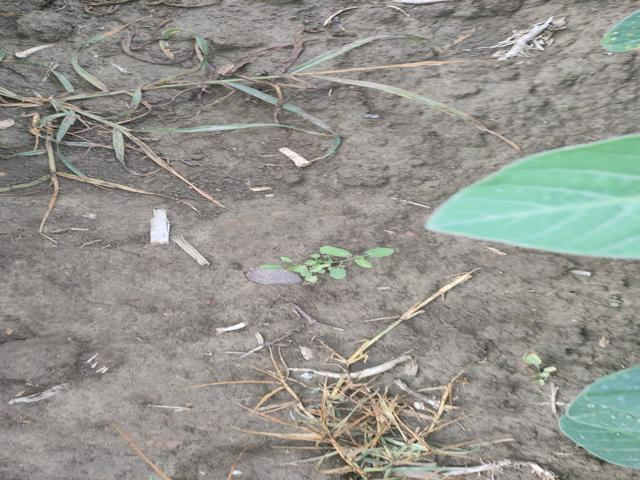
#> input picture Teams/korov_krompir/dataset/images/test/IMG20240617082554.jpg, 640 x 480 px; its folder holds only this picture in this run
$ python 3c_opencv_python_gen_red.py
#> lines starting #> are read from the running program, lines starting #| are printed output that depends on the picture; after the words box and inside, x2 and y2 are one past the last pixel; in counts of white or black regions, pixels touching at a corner belong together
import cv2
import numpy as np
import os
import glob

# Define the directory with images
image_dir = '/home/stefziv/Documents/ADOS/ADOS_2024_FORK/Teams/smeće_plast_čep/dataset/images/test/'  # Path to the directory with images

# Find all images in the directory (jpg, png, etc.)
image_paths = glob.glob(os.path.join(image_dir, '*.*'))

# Define HSV range for the target color (example for red color)
lower_red = np.array([36, 50, 70])
upper_red = np.array([89, 255, 255])

# Process each image in the directory
for image_path in image_paths:
    # Load the image
    image = cv2.imread(image_path)
#> image is the input picture: shape (480, 640, 3); mean B, G, R 141.6, 147.6, 147.1
    if image is None:
        print(f"Failed to load image {image_path}")
        continue

    image_grayscale = cv2.cvtColor(image, cv2.COLOR_BGR2GRAY)
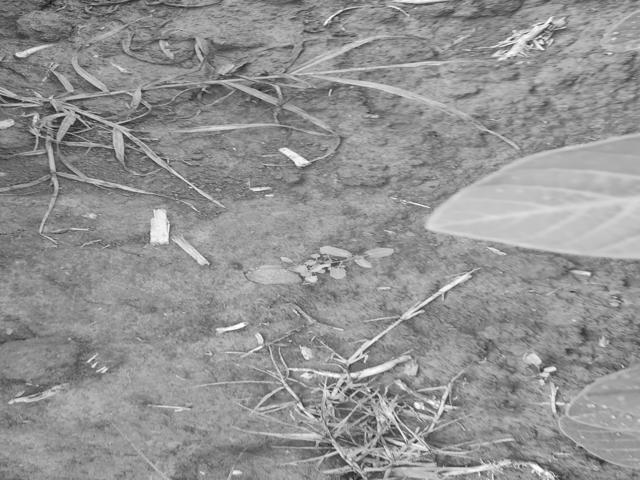
#> image_grayscale: shape (480, 640); min 18, max 255, mean 146.7

    image_blur = cv2.medianBlur(image_grayscale, 5)
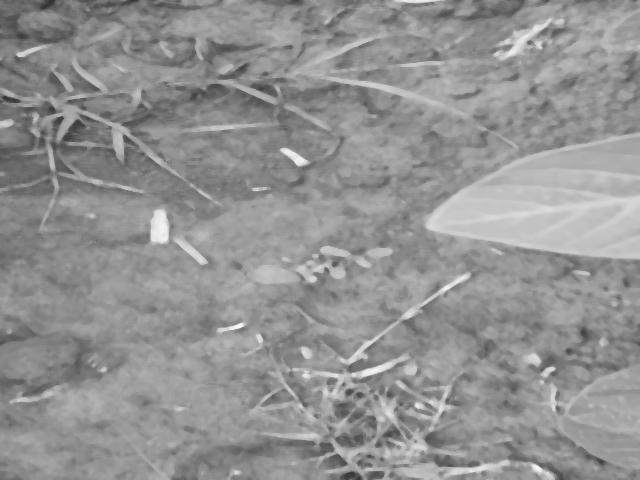
#> image_blur: shape (480, 640); min 48, max 251, mean 146.9

    # Detect circles using Hough Circle Transform
    circles = cv2.HoughCircles(image_blur, cv2.HOUGH_GRADIENT, 1, image.shape[0]/32, param1=210, param2=42, minRadius=10, maxRadius=300)
#> circles = [[415.5, 400.5, 29.9]]

    # Create an empty mask for circles
    circle_mask = np.zeros_like(image_grayscale)

    if circles is not None:
        circles = np.round(circles[0, :]).astype("int")
#> circles = [[416, 400, 30]]
        for (x, y, r) in circles:
            # Draw circles on the mask
            cv2.circle(circle_mask, (x, y), r, 255, thickness=-1)
#> this loop made 1 pass
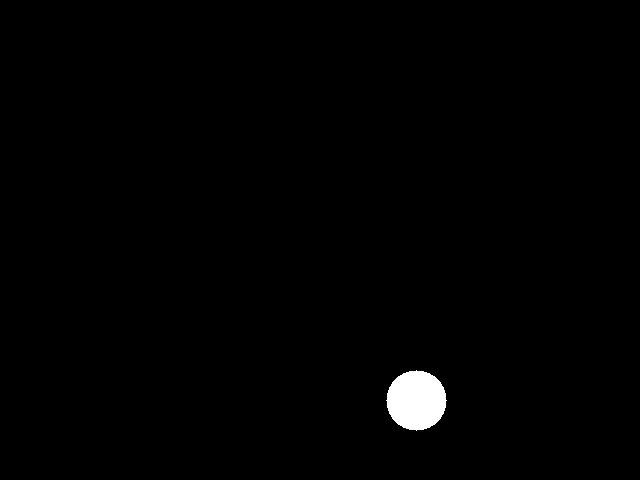
#> circle_mask: shape (480, 640); 0.92% white; 1 white region, box (x1, y1, x2, y2) and area: (386, 370, 447, 431) 2821

    # Convert the image from BGR to HSV color space
    hsv_image = cv2.cvtColor(image, cv2.COLOR_BGR2HSV)
#> hsv_image: shape (480, 640, 3); mean H, S, V 27.3, 22, 152.2

    # Create a mask for the red color
    mask = cv2.inRange(hsv_image, lower_red, upper_red)
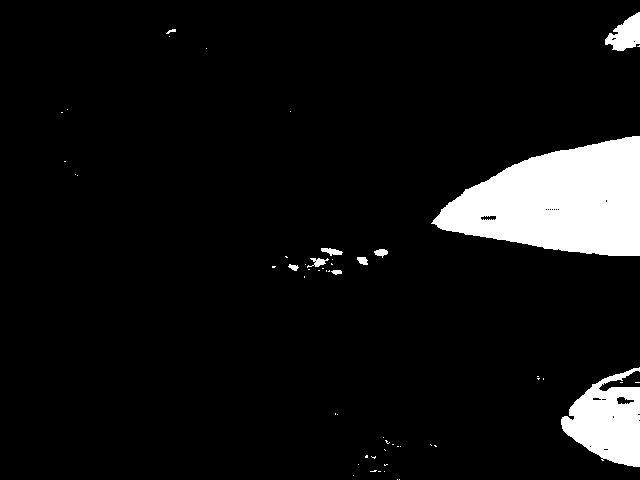
#> mask: shape (480, 640); 7.5% white; 55 white regions (45 under 20 px), largest, box (x1, y1, x2, y2) and area: (431, 136, 640, 256) 16738, (561, 367, 640, 467) 4882, (605, 12, 640, 51) 821

    # Apply morphological operations (dilation and erosion)
    kernel = np.ones((5, 5), np.uint8)
    mask = cv2.morphologyEx(mask, cv2.MORPH_CLOSE, kernel)
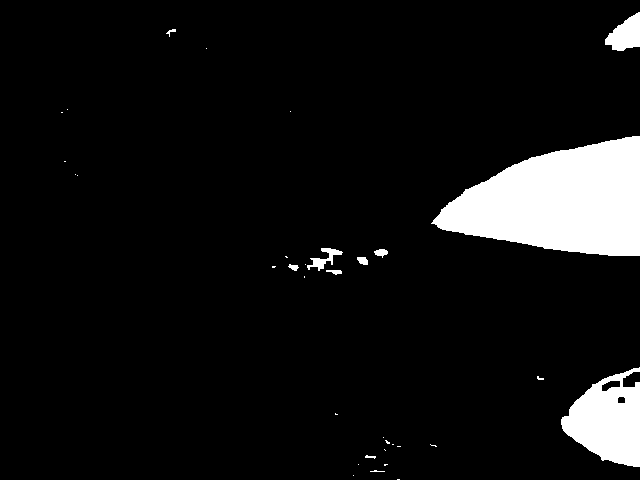
#> mask: shape (480, 640); 7.6% white; 34 white regions (24 under 20 px), largest, box (x1, y1, x2, y2) and area: (431, 136, 640, 256) 16797, (561, 367, 640, 467) 5030, (605, 12, 640, 51) 860
    mask = cv2.morphologyEx(mask, cv2.MORPH_OPEN, kernel)
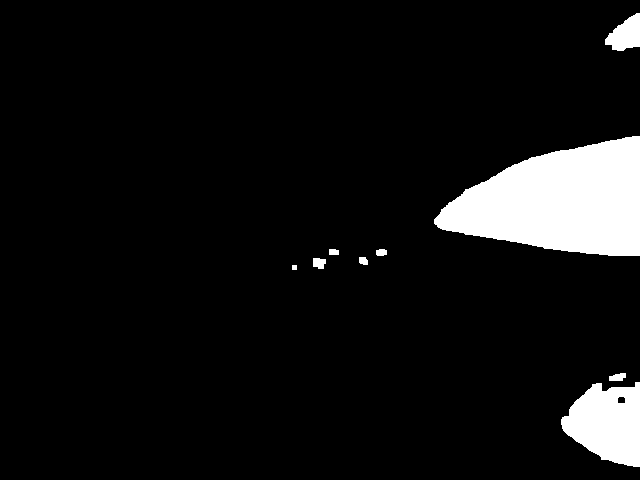
#> mask: shape (480, 640); 7.4% white; 9 white regions, largest, box (x1, y1, x2, y2) and area: (434, 136, 640, 256) 16790, (561, 382, 640, 467) 4791, (605, 13, 640, 51) 858

    # Combine the mask with circles with the original mask
    mask_final = cv2.bitwise_and(mask, circle_mask)
#> mask_final: shape (480, 640); every value is 0

    # Label objects
    num_labels, labels_im = cv2.connectedComponents(mask_final)
#> labels_im: shape (480, 640) int32; every value is 0
#> num_labels = 1

    # Normalize labels for display
    labels_im = cv2.normalize(labels_im, None, 0, 255, cv2.NORM_MINMAX).astype(np.uint8)

    # Display the results
    cv2.imshow('Original Image', image)
    cv2.imshow("Circle Mask", circle_mask)
    cv2.imshow('Mask', mask_final)
    cv2.imshow('Labeled Image', labels_im)
    cv2.waitKey(0)

cv2.destroyAllWindows()
